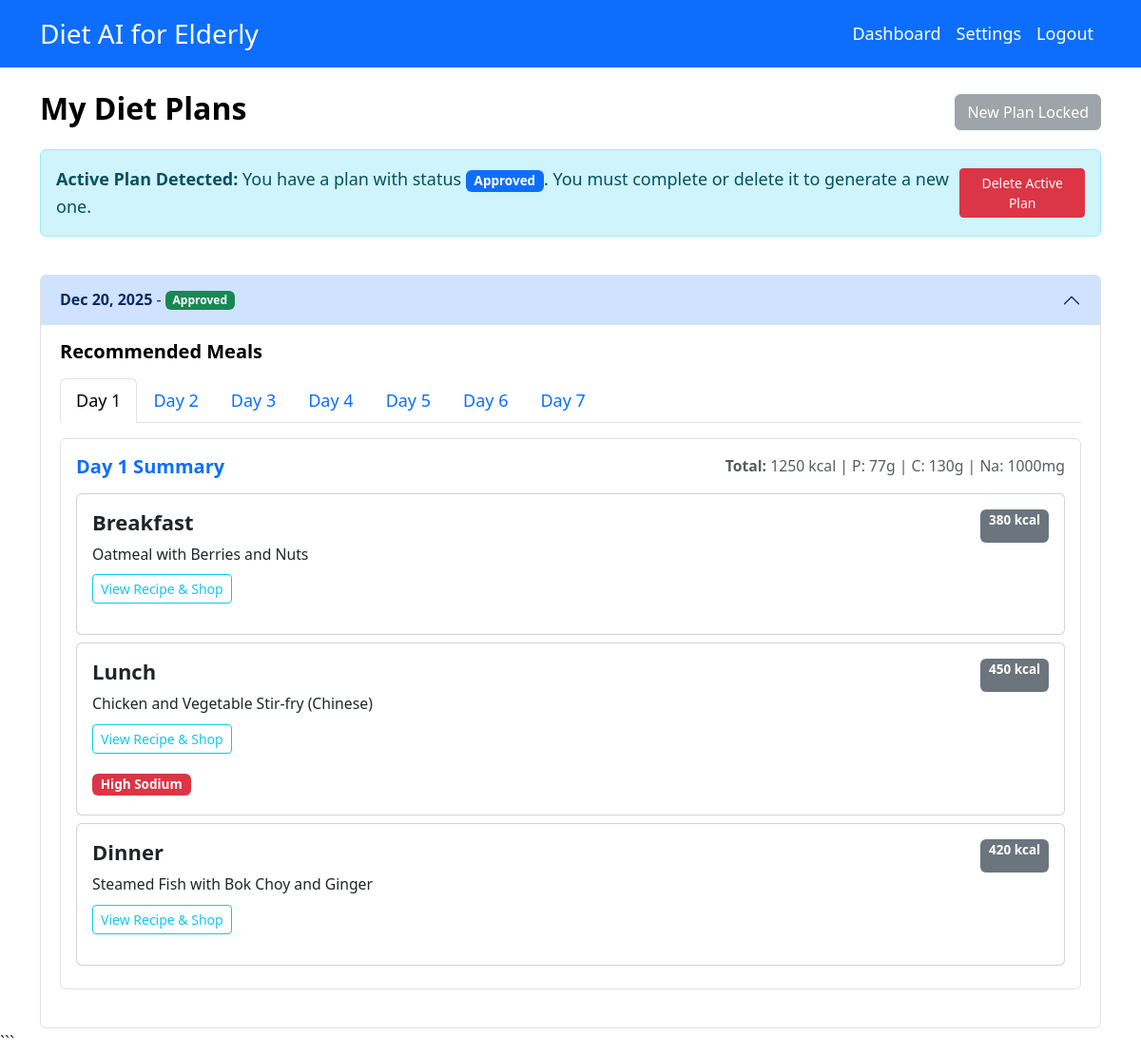
Page /pages/diet-plan.php (signed in) on the committed database.
### tables this page shows
CREATE TABLE `diet_plans` (
  `dietPlanID` varchar(50) NOT NULL,
  `elderlyID` varchar(50) NOT NULL,
  `createdAt` datetime NOT NULL DEFAULT current_timestamp()
);

CREATE TABLE `meals` (
  `mealID` varchar(50) NOT NULL,
  `dietPlanID` varchar(50) NOT NULL,
  `mealType` varchar(50) NOT NULL,
  `totalCalories` double DEFAULT 0,
  `totalFibre` double DEFAULT 0,
  `totalProtein` double DEFAULT 0,
  `totalCarbs` double DEFAULT 0,
  `totalSodium` double DEFAULT 0,
  `totalCholesterol` double DEFAULT 0,
  `day` int(11) NOT NULL DEFAULT 1,
  `totalSugar` double DEFAULT 0
);

### classes/DietPlan.php (called while the page is built, shortened)
<?php
class ApproveDietPlanState implements DietPlanState
{
    public function checkStatus($context)
    {
        return "Approved";
    }
}
class DietPlanApproval
{
    private $state;
    public function __construct($pdo, $dietPlanID, $statusStr = 'Pending')
    {
        switch ($statusStr) {
            case 'Approved':
                $this->state = new ApproveDietPlanState();
                break;
        }
    }
    public function getStatus()
    {
        return $this->state->checkStatus($this);
    }
}
class DietPlan
{
    private $pdo;
    public $dietPlanID;
    public $meals = [];
    public function __construct($pdo, $data = null)
    {
        $this->pdo = $pdo;
        if ($data) {
            $this->dietPlanID = $data['dietPlanID'];
            $this->createdAt = $data['createdAt'];
            $stmt = $pdo->prepare("SELECT status FROM diet_plan_approvals WHERE dietPlanID = ?");
            $stmt->execute([$this->dietPlanID]);
            $res = $stmt->fetch();
            $status = $res ? $res['status'] : 'Pending';
            $this->approval = new DietPlanApproval($pdo, $this->dietPlanID, $status);
        }
    }
    public function getMeals()
    {
        if (empty($this->meals)) {
            $stmt = $this->pdo->prepare("SELECT * FROM meals WHERE dietPlanID = ? ORDER BY day ASC, FIELD(mealType, 'Breakfast', 'Lunch', 'Dinner')");
            $stmt->execute([$this->dietPlanID]);
            $this->meals = $stmt->fetchAll(PDO::FETCH_ASSOC);
        }
        return $this->meals;
    }
}
?>

### pages/diet-plan.php (the view, shortened to what this page needs)
<?php
require_once '../classes/GenerateDietPlan.php';
$user = getCurrentUser();
$stmt = $pdo->prepare("SELECT * FROM diet_plans WHERE elderlyID = ? ORDER BY createdAt DESC");
$stmt->execute([$user->userID]);
$allPlansData = $stmt->fetchAll(PDO::FETCH_ASSOC);
$plans = [];
$activePlanID = null;
$activeStatus = '';
foreach ($allPlansData as $data) {
    $p = new DietPlan($pdo, $data);
    $plans[] = $p;
    $status = $p->approval->getStatus();
    if (in_array($status, ['Pending', 'Approved', 'Revise']) && $activePlanID === null) {
        $activePlanID = $p->dietPlanID;
        $activeStatus = $status;
    }
}
include '../includes/header.php';
?>
<div class="row mb-4">
    <div class="col-md-12">
        <div class="d-flex justify-content-between align-items-center mb-3">
            <h2>My Diet Plans</h2>
            <?php if ($activePlanID): ?>
                <button class="btn btn-secondary" disabled>
                    <i class="bi bi-lock-fill"></i> New Plan Locked
                </button>
            <?php endif; ?>
        </div>
        <?php if ($activePlanID): ?>
            <div class="alert alert-info d-flex justify-content-between align-items-center">
                <div>
                    <strong>Active Plan Detected:</strong> You have a plan with status
                    <span class="badge bg-primary"><?= $activeStatus ?></span>.
                    You must complete or delete it to generate a new one.
                </div>
                <form method="post" onsubmit="return confirm('Are you sure you want to PERMANENTLY DELETE this plan? This cannot be undone.');">
                    <button type="submit" name="cancel_plan" class="btn btn-danger btn-sm">
                        <i class="bi bi-trash"></i> Delete Active Plan
                    </button>
                </form>
            </div>
        <?php endif; ?>
    </div>
</div>
<?php if (empty($plans)): ?>
    <div class="card text-center p-5">
        <h3>No Diet Plans Found</h3>
        <p>You haven't generated a diet plan yet. Click the button above to create one.</p>
    </div>
<?php else: ?>
    <div class="accordion" id="dietPlansAccordion">
        <?php foreach ($plans as $index => $plan):
            $collapseId = "collapse" . $plan->dietPlanID;
            $headerId = "heading" . $plan->dietPlanID;
            $isFirst = ($index === 0);
            ?>
            <div class="accordion-item">
                <h2 class="accordion-header" id="<?= $headerId ?>">
                    <button class="accordion-button <?= $isFirst ? '' : 'collapsed' ?>" type="button" data-bs-toggle="collapse"
                        data-bs-target="#<?= $collapseId ?>" aria-expanded="<?= $isFirst ? 'true' : 'false' ?>"
                        aria-controls="<?= $collapseId ?>">
                        <strong><?= date('M d, Y', strtotime($plan->createdAt)) ?></strong>
                        &nbsp;-&nbsp;
                        <span class="badge bg-<?= $plan->approval->getStatus() == 'Approved' ? 'success' : 'warning' ?>">
                            <?= $plan->approval->getStatus() ?>
                        </span>
                    </button>
                </h2>
                <div id="<?= $collapseId ?>" class="accordion-collapse collapse <?= $isFirst ? 'show' : '' ?>"
                    aria-labelledby="<?= $headerId ?>" data-bs-parent="#dietPlansAccordion">
                    <div class="accordion-body">
                        <div class="row">
                            <div class="col-md-12">
                                <h5 class="mb-3">Recommended Meals</h5>
                                <?php
                                $meals = $plan->getMeals();
                                if (empty($meals)):
                                    echo "<p>No meals generated for this plan.</p>";
                                else:
                                    $dailyMeals = [];
                                    foreach ($meals as $meal) {
                                        $day = $meal['day'] ?? 1;
                                        $dailyMeals[$day][] = $meal;
                                    }
                                    ksort($dailyMeals);
                                    ?>
                                    <ul class="nav nav-tabs mb-3" id="plan-<?= $plan->dietPlanID ?>-tabs" role="tablist">
                                        <?php
                                        $isFirstDay = true;
                                        foreach (array_keys($dailyMeals) as $dayNum):
                                            $tabId = "tab-p{$plan->dietPlanID}-d{$dayNum}";
                                            $paneId = "pane-p{$plan->dietPlanID}-d{$dayNum}";
                                        ?>
                                            <li class="nav-item" role="presentation">
                                                <button class="nav-link <?= $isFirstDay ? 'active' : '' ?>"
                                                        id="<?= $tabId ?>"
                                                        data-bs-toggle="tab"
                                                        data-bs-target="#<?= $paneId ?>"
                                                        type="button"
                                                        role="tab"
                                                        aria-controls="<?= $paneId ?>"
                                                        aria-selected="<?= $isFirstDay ? 'true' : 'false' ?>">
                                                    Day <?= $dayNum ?>
                                                </button>
                                            </li>
                                        <?php
                                            $isFirstDay = false;
                                        endforeach;
                                        ?>
                                    </ul>
                                    <div class="tab-content" id="plan-<?= $plan->dietPlanID ?>-content">
                                        <?php
                                        $isFirstDay = true;
                                        foreach ($dailyMeals as $day => $dMeals):
                                            $paneId = "pane-p{$plan->dietPlanID}-d{$day}";
                                            $tabId = "tab-p{$plan->dietPlanID}-d{$day}";
                                            $dayCal = 0; $dayProt = 0; $dayCarbs = 0; $daySod = 0;
                                            foreach($dMeals as $m) {
                                                $dayCal += $m['totalCalories'];
                                                $dayProt += $m['totalProtein'];
                                                $dayCarbs += $m['totalCarbs'];
                                                $daySod += $m['totalSodium'];
                                            }
                                        ?>
                                            <div class="tab-pane fade <?= $isFirstDay ? 'show active' : '' ?>"
                                                 id="<?= $paneId ?>"
                                                 role="tabpanel"
                                                 aria-labelledby="<?= $tabId ?>">
                                                <div class="day-group mb-4 p-3 border rounded bg-white">
                                                    <div class="d-flex justify-content-between align-items-center mb-3">
                                                        <h5 class="text-primary m-0">Day <?= $day ?> Summary</h5>
                                                        <div class="small text-muted">
                                                            <strong>Total:</strong> <?= $dayCal ?> kcal | P: <?= $dayProt ?>g | C: <?= $dayCarbs ?>g | Na: <?= $daySod ?>mg
                                                        </div>
                                                    </div>
                                                    <?php foreach ($dMeals as $meal): ?>
                                                        <div class="card mb-2">
                                                            <div class="card-body p-3">
                                                                <div class="d-flex justify-content-between">
                                                                    <h6 class="card-title"><?= htmlspecialchars($meal['mealType']) ?></h6>
                                                                    <span class="badge bg-secondary"><?= $meal['totalCalories'] ?> kcal</span>
                                                                </div>
                                                                <p class="card-text small mb-2">
                                                                    <?php
                                                                    $fstmt = $pdo->prepare("SELECT foodName, recipeID FROM foods WHERE mealID = ?");
                                                                    $fstmt->execute([$meal['mealID']]);
                                                                    $foodRows = $fstmt->fetchAll();
                                                                    $foodNames = array_column($foodRows, 'foodName');
                                                                    echo implode(', ', $foodNames);
                                                                    $recipeID = null;
                                                                    foreach($foodRows as $fr) {
                                                                        if (!empty($fr['recipeID'])) {
                                                                            $recipeID = $fr['recipeID'];
                                                                            break;
                                                                        }
                                                                    }
                                                                    ?>
                                                                </p>
                                                                <?php if($recipeID): ?>
                                                                    <div class="mb-2">
                                                                        <a href="recipe.php?id=<?= $recipeID ?>"
                                                                           class="btn btn-sm btn-outline-info"
                                                                           onclick="this.innerHTML='<span class=\'spinner-border spinner-border-sm\'></span> Preparing Recipe...'; this.classList.add('disabled');">
                                                                            <i class="bi bi-book"></i> View Recipe & Shop
                                                                        </a>
                                                                    </div>
                                                                <?php endif; ?>
                                                                 <div class="mb-1">
                                                                    <?php if ($meal['totalSodium'] > 400): ?>
                                                                        <span class="badge bg-danger">High Sodium</span>
                                                                    <?php endif; ?>
                                                                </div>
                                                            </div>
                                                        </div>
                                                    <?php endforeach; ?>
                                                </div>
                                            </div>
                                        <?php
                                            $isFirstDay = false;
                                        endforeach;
                                        ?>
                                    </div>
                                    <?php
                                endif; ?>
                            </div>
                        </div>
                    </div>
                </div>
            </div>
        <?php endforeach; ?>
    </div>
<?php endif; ?>
<?php include '../includes/footer.php'; ?>

### assets/css/style.css (style rules this page uses)
:root { --font-size-base: 18px; --font-size-lg: 22px; --font-size-sm: 16px; --color-primary: #0d6efd; --color-contrast-text: #000000; }
body { font-size: var(--font-size-base); color: #333; line-height: 1.6; }
h1, h2, h3, h4, h5, h6 { color: var(--color-contrast-text); font-weight: 700; }
.card-title { font-size: var(--font-size-lg); font-weight: bold; }

### rows in the picture
diet_plans: createdAt "Dec 20, 2025", Status "Approved", dayNum "1", dayNum "2", dayNum "3", dayNum "4", dayNum "5", dayNum "6", dayNum "7", day "1", dayCal "1250", dayProt "77", dayCarbs "130", daySod "1000"
meals: mealType "Breakfast", totalCalories "380", foodNames "Oatmeal with Berries and Nuts"
meals: mealType "Lunch", totalCalories "450", foodNames "Chicken and Vegetable Stir-fry (Chinese)", totalSodium "High Sodium"
meals: mealType "Dinner", totalCalories "420", foodNames "Steamed Fish with Bok Choy and Ginger"

### other values in the picture
$activeStatus "Approved"
